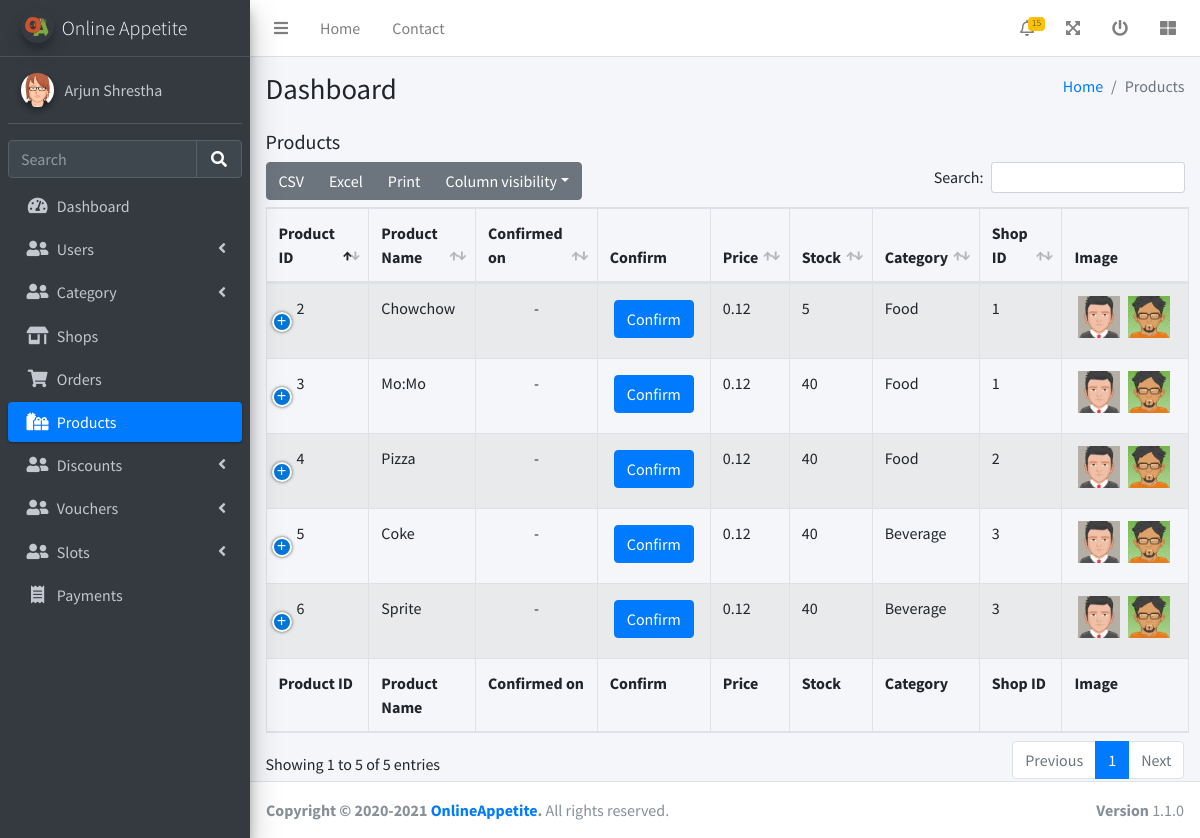
/admin/viewProducts.php (signed in), run on an earlier commit of the app's database.
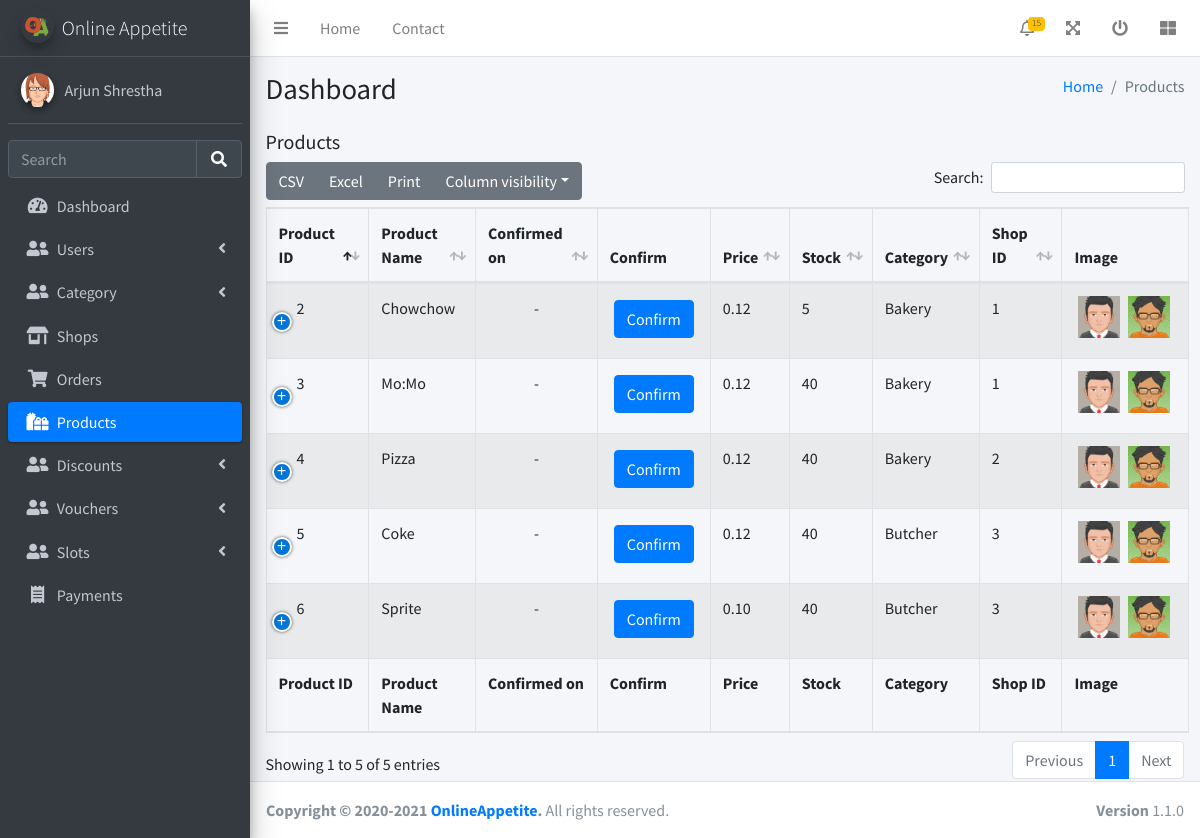
And on a later commit of the database.
### tables this page shows
CREATE TABLE products (
	product_id INTEGER NOT NULL PRIMARY KEY AUTOINCREMENT,
	product_name VARCHAR(30) NOT NULL,
	category_id INTEGER NOT NULL,
	confirmed_on DATE NULL,
	price INTEGER NOT NULL,
	stock INTEGER NOT NULL,
	shop_id INTEGER NOT NULL,
	description VARCHAR(200) NOT NULL,
	image1 VARCHAR(50) NOT NULL,
	image2 VARCHAR(50) NOT NULL,
	created_at TIMESTAMP DEFAULT CURRENT_TIMESTAMP,
	updated_at TIMESTAMP NULL, "trader_id" INTEGER,
	FOREIGN KEY (category_id) REFERENCES category (category_id),
	FOREIGN KEY (shop_id) REFERENCES shop (shop_id)
);

CREATE TABLE categories (
	category_id INTEGER NOT NULL PRIMARY KEY AUTOINCREMENT,
	category_name VARCHAR(30) NOT NULL,
	description VARCHAR(200) NOT NULL,
	image VARCHAR(200) NOT NULL,
	created_at TIMESTAMP DEFAULT CURRENT_TIMESTAMP,
	updated_at TIMESTAMP NULL
);

### utils/database.php (called while the page is built, shortened)
<?php
    try {
        $conn = new PDO("sqlite:".__DIR__."/../database.sqlite");
        $conn->setAttribute(PDO::ATTR_ERRMODE, PDO::ERRMODE_EXCEPTION);
    }catch(PDOException $e) {
        die("Connection failed: " . $e->getMessage());
    }
    function fetch_all_row($sql){
        global $conn;
        $stmt = $conn->prepare($sql);
        $stmt->execute();
        $res = $stmt->fetchAll(PDO::FETCH_ASSOC);
        return $res;
    }

### admin/viewProducts.php (the view, shortened to what this page needs)
<?php
require_once '../utils/database.php';
?>
<!DOCTYPE html>
<html lang="en">
<head>
  <link rel="stylesheet" href="/css/fontawesome-free/css/all.min.css">
  <link rel="stylesheet" href="/css/datatables-bs4/dataTables.bootstrap4.min.css">
  <link rel="stylesheet" href="/css/datatables-responsive/responsive.bootstrap4.min.css">
  <link rel="stylesheet" href="/css/datatables-buttons/buttons.bootstrap4.min.css">
  <link rel="stylesheet" href="https://code.ionicframework.com/ionicons/2.0.1/css/ionicons.min.css">
  <link rel="stylesheet" href="/css/adminlte/adminlte.min.css">
</head>
<body class="hold-transition sidebar-mini">
  <div class="wrapper">
    <?php
    include 'header.php';
    $products = fetch_all_row('SELECT products.*, category_name FROM products INNER JOIN categories ON products.category_id = categories.category_id');
    ?>
    <div class="content-wrapper">
      <section class="content-header">
        <div class="container-fluid">
          <div class="row mb-2">
            <div class="col-sm-6">
              <h1>Dashboard</h1>
            </div>
            <div class="col-sm-6">
              <ol class="breadcrumb float-sm-right">
                <li class="breadcrumb-item"><a href="#">Home</a></li>
                <li class="breadcrumb-item active">Products</li>
              </ol>
            </div>
          </div>
        </div>
      </section>
      <section class="content">
        <div class="container-fluid">
          <h5 class="mb-2">Products</h5>
          <table id="shopTable" class="table table-bordered table-striped">
            <thead>
              <tr>
                <th>Product ID</th>
                <th>Product Name</th>
                <th>Confirmed on</th>
                <th class="no-sort">Confirm</th>
                <th>Price</th>
                <th>Stock</th>
                <th>Category</th>
                <th>Shop ID</th>
                <th class="no-sort">Image</th>
              </tr>
            </thead>
            <tbody>
              <?php foreach ($products as $product) { ?>
                <tr>
                  <td><?= $product['product_id'] ?></td>
                  <td><?= $product['product_name'] ?></td>
                  <td class="text-center"><?= $product['confirmed_on'] ?? '-' ?></td>
                  <td style="text-align: center;">
                    <?= isset($product['confirmed_on']) ?
                      '<button class="btn btn-danger m-1">Remove</button>' :
                      '<button class="btn btn-primary m-1">Confirm</button>' ?>
                  </td>
                  <td><?= number_format((float)$product['price'] / 100.0, 2, '.', '') ?></td>
                  <td><?= $product['stock'] ?></td>
                  <td><?= $product['category_name'] ?></td>
                  <td><?= $product['shop_id'] ?></td>
                  <td>
                  <div class="d-flex">
                    <div class="image-preview">
                      <img class="abs-image px-1" src="<?= $product['image1'] ?>" alt="Product Image">
                    </div>
                    <div class="image-preview">
                      <img class="abs-image px-1" src="<?= $product['image2'] ?>" alt="Product Image">
                    </div>
                    </div>
                  </td>
                </tr>
              <?php } ?>
            </tbody>
            <tfoot>
              <tr>
                <th>Product ID</th>
                <th>Product Name</th>
                <th>Confirmed on</th>
                <th>Confirm</th>
                <th>Price</th>
                <th>Stock</th>
                <th>Category</th>
                <th>Shop ID</th>
                <th>Image</th>
              </tr>
            </tfoot>
          </table>
        </div>
      </section>
    </div>
    <?php include 'footer.php'; ?>
  </div>
</body>
</html>

What changed in the data, as far as the page shows it:
changed through a linked row, products "Chowchow": category.category_name "Food" → "Bakery"
changed through a linked row, products "Mo:Mo": category.category_name "Food" → "Bakery"
changed through a linked row, products "Pizza": category.category_name "Food" → "Bakery"
changed through a linked row, products "Coke": category.category_name "Beverage" → "Butcher"
changed products "Sprite": (float)$product['price']/100.0 "0.12" → "0.10"; category.category_name "Beverage" → "Butcher"
